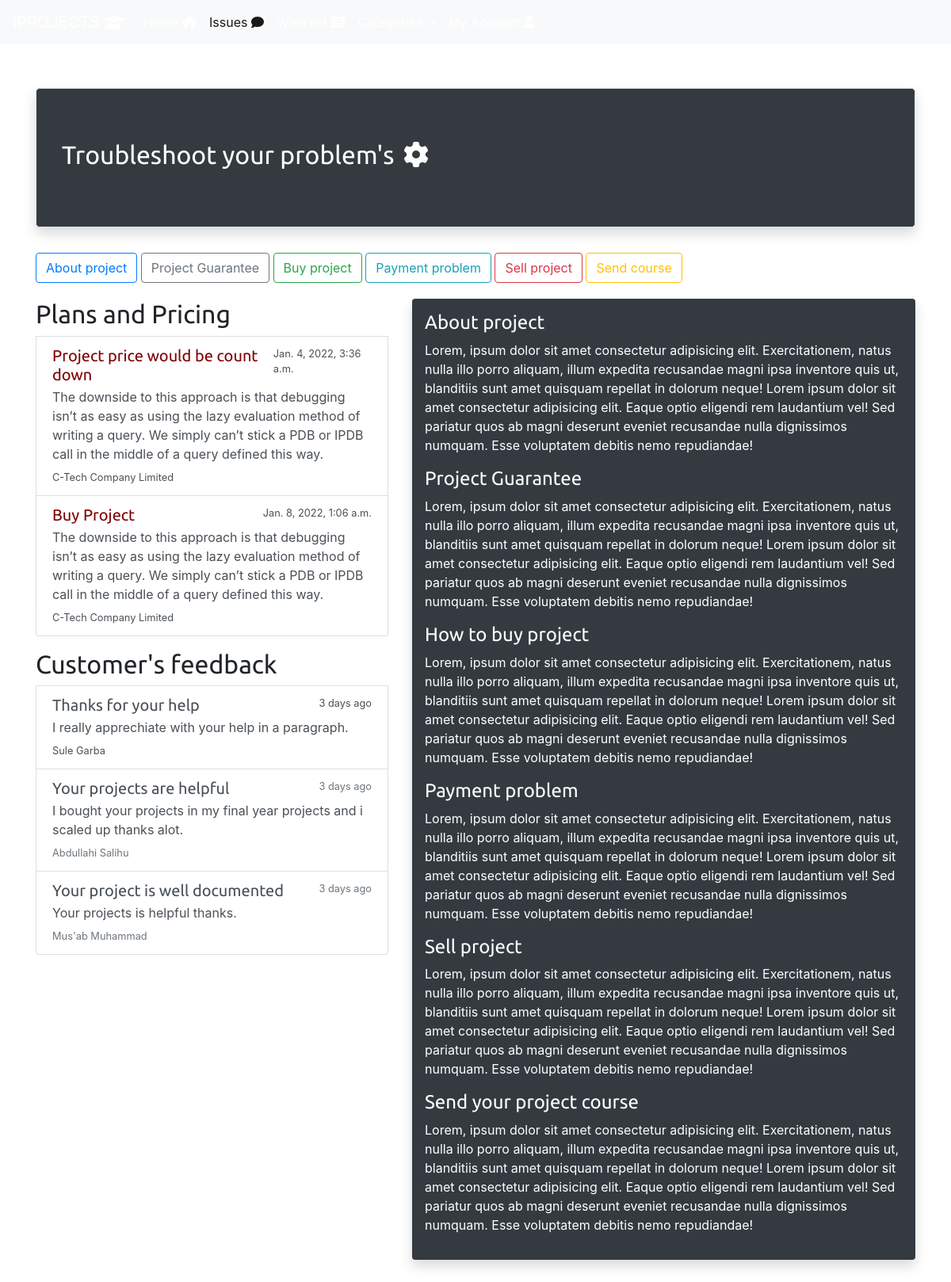
Page /UserGuid_detail/ on the earlier database version.
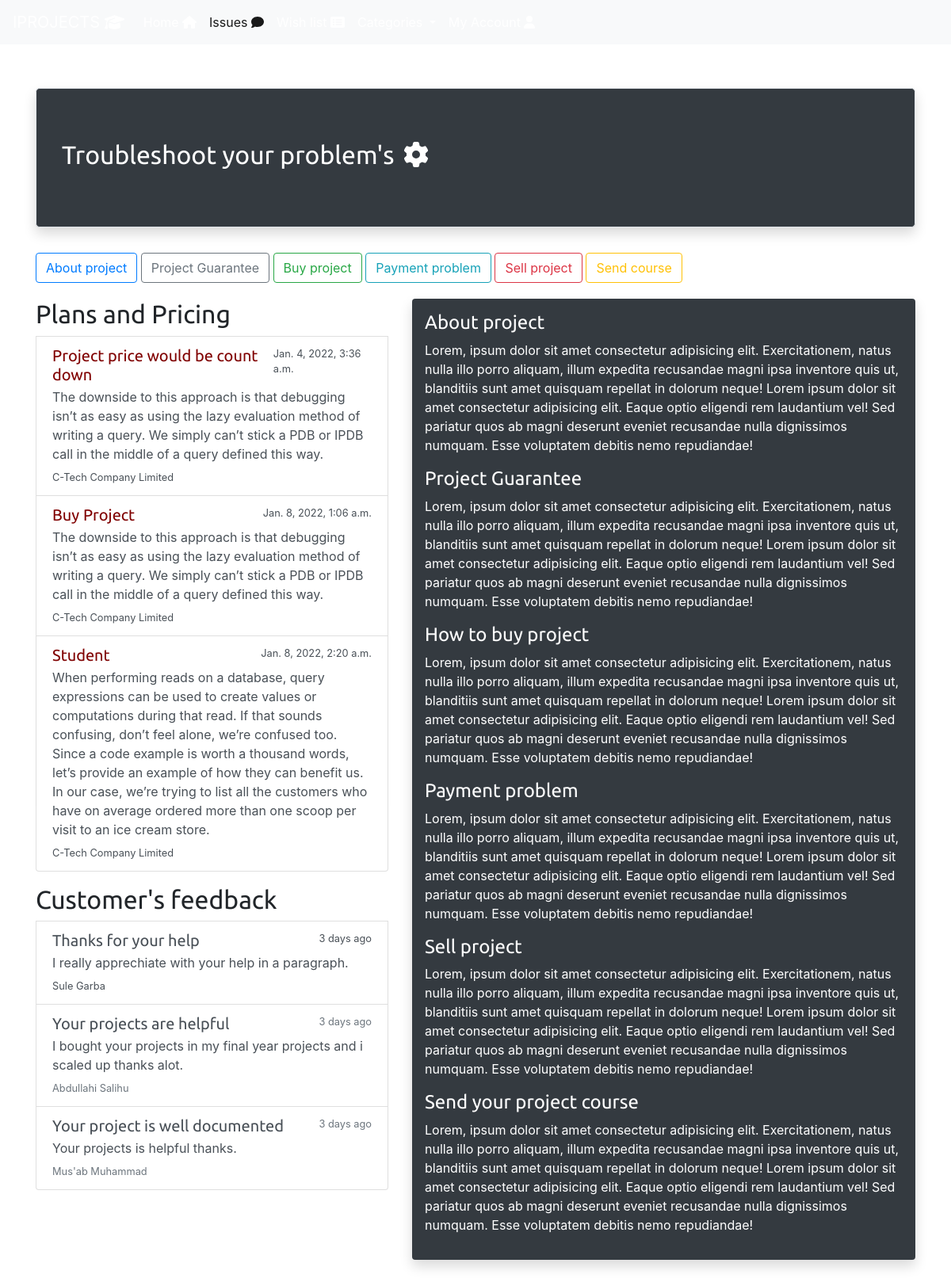
Same page on the later database version.
### projectapp/models.py (models this page shows, shortened)
class Plan(models.Model):
    title = models.CharField(max_length=150)
    body = models.TextField()
    created = models.DateTimeField(auto_now=False, auto_now_add=True)
    company = models.CharField(max_length=150)
    class Meta:
        verbose_name = ("Plan")
        verbose_name_plural = ("Plans")

### projectapp/views.py (the view)
# urls.py: path('UserGuid_detail/', views.UserGuid_detail, name='UserGuid_detail'),
def UserGuid_detail(request):
    plans = Plan.objects.all()
    context = {'plans':plans,
               'section':'UserGuid_detail'}
    return render(request, 'project/guide.html', context)

### projectapp/templates/project/guide.html (shortened to what the changed rows need)
{% extends 'base.html' %}
{% block content %}
<div class="container">
    <div class="jumbotron border shadow" style="margin-top: 10%; background-color:#343A40; color:white;" >
        <h2>Troubleshoot your problem's <span> <i class="fas fa-cog fa-fw"></i></span></h2>
    </div>
   <div class="row" style="margin-top: 20px;">
     <div class="col-sm-5">
      <div class="list-group" >
        <h2 class="feedback">Plans and Pricing </h2>
        {% for plan in plans %}
        <a href="#" class="list-group-item list-group-item-action">
          <div class="d-flex w-100 justify-content-between">
            <h5 style="color: maroon;" class="mb-1">{{ plan.title }}</h5>
            <small>{{ plan.created}}</small>
          </div>
          <p class="mb-1">{{ plan.body }}</p>
          <small>{{ plan.company }}</small>
        </a>
        {% endfor %}
      </div>
       <div class="list-group">
         <h2 class="feedback">Customer's feedback </h2>
      </div>
     </div>
</div>
{% endblock content %}

Differences in the rows shown:
added Plan: title "Student", created "Jan. 8, 2022, 2:20 a.m.", body "When performing reads on a database, query expressions can be used to create values or computations during that read. If that sounds confusing, don’t feel alone, we’re confused too. Since a code example is worth a thousand words, let’s provide an example of how they can benefit us. In our case, we’re trying to list all the customers who have on average ordered more than one scoop per visit to an ice cream store.", company "C-Tech Company Limited"
